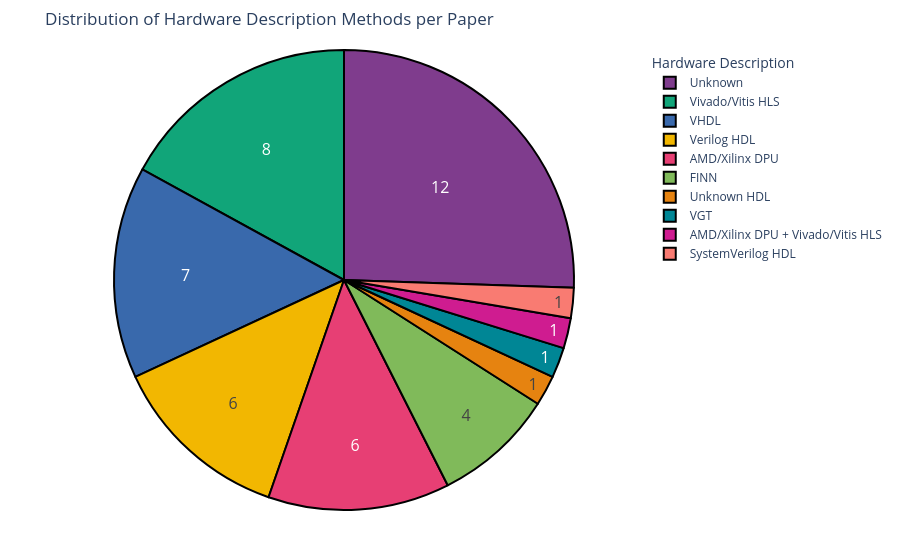
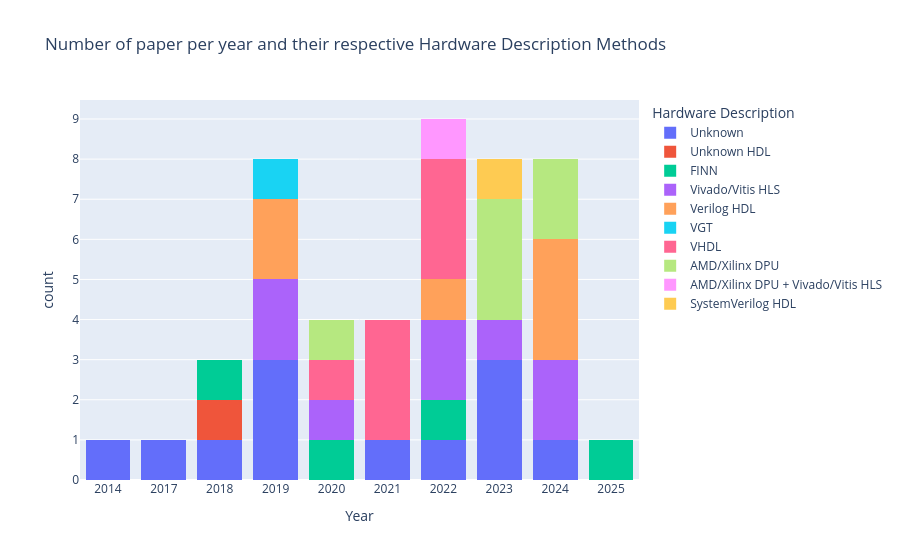

Here is the notebook cell these charts were saved with, in order:
### Code cell
# Function to replace HDL values with "Unknown HDL"
def replace_hdl(val):
    if isinstance(val, str) and val == 'HDL':
        return 'Unknown HDL'
    return val
# Apply the function to the 'Hardware Description' column
tmp_df = research_df[['Year', 'Hardware Description']].fillna("Unknown")
tmp_df['Hardware Description'] = tmp_df['Hardware Description'].apply(replace_hdl)
tmp_df['Hardware Description'] = tmp_df['Hardware Description'].str.replace('HLS', 'Vivado/Vitis HLS')
tmp_df['Hardware Description'] = tmp_df['Hardware Description'].str.replace('Vitis AI', 'AMD/Xilinx DPU')
# Replace None values with "Unknown" for better visualization
tmp_df = tmp_df.fillna("Unknown")

pie_chart(tmp_df, 'Hardware Description', 'Distribution of Hardware Description Methods per Paper')
histogram_by_year(tmp_df, 'Hardware Description', 'Number of paper per year and their respective Hardware Description Methods')

### Figure 1 — Plotly figure (JSON) as saved in the notebook; plotly's stock layout.template omitted (floating-point values rounded to 4 significant figures)
{"data": [{"domain": {"x": [0, 1], "y": [0, 1]}, "hole": 0, "hovertemplate": "Hardware Description=%{label}<extra></extra>", "labels": ["Unknown", "Unknown", "Unknown HDL", "Unknown", "FINN", "Unknown", "Unknown", "Vivado/Vitis HLS", "Vivado/Vitis HLS", "Unknown", "Verilog HDL", "Verilog HDL", "VGT", "FINN", "VHDL", "Vivado/Vitis HLS", "AMD/Xilinx DPU", "VHDL", "VHDL", "Unknown", "VHDL", "Vivado/Vitis HLS", "VHDL", "Vivado/Vitis HLS", "VHDL", "FINN", "Unknown", "VHDL", "Verilog HDL", "AMD/Xilinx DPU + Vivado/Vitis HLS", "Unknown", "Vivado/Vitis HLS", "AMD/Xilinx DPU", "Unknown", "Unknown", "AMD/Xilinx DPU", "AMD/Xilinx DPU", "SystemVerilog HDL", "Verilog HDL", "Unknown", "Verilog HDL", "Vivado/Vitis HLS", "AMD/Xilinx DPU", "Verilog HDL", "AMD/Xilinx DPU", "Vivado/Vitis HLS", "FINN"], "legendgroup": "", "marker": {"line": {"color": "#000000", "width": 2}}, "name": "", "showlegend": true, "textfont": {"size": 16}, "textinfo": "value", "type": "pie"}], "layout": {"legend": {"title": {"text": "Hardware Description"}, "tracegroupgap": 0}, "margin": {"b": 50, "l": 50, "r": 50, "t": 50}, "piecolorway": ["rgb(127, 60, 141)", "rgb(17, 165, 121)", "rgb(57, 105, 172)", "rgb(242, 183, 1)", "rgb(231, 63, 116)", "rgb(128, 186, 90)", "rgb(230, 131, 16)", "rgb(0, 134, 149)", "rgb(207, 28, 144)", "rgb(249, 123, 114)", "rgb(165, 170, 153)"], "title": {"text": "Distribution of Hardware Description Methods per Paper"}}}

### Figure 2 — Plotly figure (JSON) as saved in the notebook; plotly's stock layout.template omitted (floating-point values rounded to 4 significant figures)
{"data": [{"bingroup": "x", "hovertemplate": "Hardware Description=Unknown<br>Year=%{x}<br>count=%{y}<extra></extra>", "legendgroup": "Unknown", "marker": {"color": "#636efa", "pattern": {"shape": ""}}, "name": "Unknown", "orientation": "v", "showlegend": true, "type": "histogram", "x": ["2014", "2017", "2018", "2019", "2019", "2019", "2021", "2022", "2023", "2023", "2023", "2024"], "xaxis": "x", "yaxis": "y"}, {"bingroup": "x", "hovertemplate": "Hardware Description=Unknown HDL<br>Year=%{x}<br>count=%{y}<extra></extra>", "legendgroup": "Unknown HDL", "marker": {"color": "#EF553B", "pattern": {"shape": ""}}, "name": "Unknown HDL", "orientation": "v", "showlegend": true, "type": "histogram", "x": ["2018"], "xaxis": "x", "yaxis": "y"}, {"bingroup": "x", "hovertemplate": "Hardware Description=FINN<br>Year=%{x}<br>count=%{y}<extra></extra>", "legendgroup": "FINN", "marker": {"color": "#00cc96", "pattern": {"shape": ""}}, "name": "FINN", "orientation": "v", "showlegend": true, "type": "histogram", "x": ["2018", "2020", "2022", "2025"], "xaxis": "x", "yaxis": "y"}, {"bingroup": "x", "hovertemplate": "Hardware Description=Vivado/Vitis HLS<br>Year=%{x}<br>count=%{y}<extra></extra>", "legendgroup": "Vivado/Vitis HLS", "marker": {"color": "#ab63fa", "pattern": {"shape": ""}}, "name": "Vivado/Vitis HLS", "orientation": "v", "showlegend": true, "type": "histogram", "x": ["2019", "2019", "2020", "2022", "2022", "2023", "2024", "2024"], "xaxis": "x", "yaxis": "y"}, {"bingroup": "x", "hovertemplate": "Hardware Description=Verilog HDL<br>Year=%{x}<br>count=%{y}<extra></extra>", "legendgroup": "Verilog HDL", "marker": {"color": "#FFA15A", "pattern": {"shape": ""}}, "name": "Verilog HDL", "orientation": "v", "showlegend": true, "type": "histogram", "x": ["2019", "2019", "2022", "2024", "2024", "2024"], "xaxis": "x", "yaxis": "y"}, {"bingroup": "x", "hovertemplate": "Hardware Description=VGT<br>Year=%{x}<br>count=%{y}<extra></extra>", "legendgroup": "VGT", "marker": {"color": "#19d3f3", "pattern": {"shape": ""}}, "name": "VGT", "orientation": "v", "showlegend": true, "type": "histogram", "x": ["2019"], "xaxis": "x", "yaxis": "y"}, {"bingroup": "x", "hovertemplate": "Hardware Description=VHDL<br>Year=%{x}<br>count=%{y}<extra></extra>", "legendgroup": "VHDL", "marker": {"color": "#FF6692", "pattern": {"shape": ""}}, "name": "VHDL", "orientation": "v", "showlegend": true, "type": "histogram", "x": ["2020", "2021", "2021", "2021", "2022", "2022", "2022"], "xaxis": "x", "yaxis": "y"}, {"bingroup": "x", "hovertemplate": "Hardware Description=AMD/Xilinx DPU<br>Year=%{x}<br>count=%{y}<extra></extra>", "legendgroup": "AMD/Xilinx DPU", "marker": {"color": "#B6E880", "pattern": {"shape": ""}}, "name": "AMD/Xilinx DPU", "orientation": "v", "showlegend": true, "type": "histogram", "x": ["2020", "2023", "2023", "2023", "2024", "2024"], "xaxis": "x", "yaxis": "y"}, {"bingroup": "x", "hovertemplate": "Hardware Description=AMD/Xilinx DPU + Vivado/Vitis HLS<br>Year=%{x}<br>count=%{y}<extra></extra>", "legendgroup": "AMD/Xilinx DPU + Vivado/Vitis HLS", "marker": {"color": "#FF97FF", "pattern": {"shape": ""}}, "name": "AMD/Xilinx DPU + Vivado/Vitis HLS", "orientation": "v", "showlegend": true, "type": "histogram", "x": ["2022"], "xaxis": "x", "yaxis": "y"}, {"bingroup": "x", "hovertemplate": "Hardware Description=SystemVerilog HDL<br>Year=%{x}<br>count=%{y}<extra></extra>", "legendgroup": "SystemVerilog HDL", "marker": {"color": "#FECB52", "pattern": {"shape": ""}}, "name": "SystemVerilog HDL", "orientation": "v", "showlegend": true, "type": "histogram", "x": ["2023"], "xaxis": "x", "yaxis": "y"}], "layout": {"barmode": "stack", "legend": {"title": {"text": "Hardware Description"}, "tracegroupgap": 0}, "title": {"text": "Number of paper per year and their respective Hardware Description Methods"}, "xaxis": {"anchor": "y", "categoryarray": ["2014", "2017", "2018", "2019", "2020", "2021", "2022", "2023", "2024", "2025"], "categoryorder": "array", "domain": [0, 1], "title": {"text": "Year"}}, "yaxis": {"anchor": "x", "domain": [0, 1], "title": {"text": "count"}}}}
